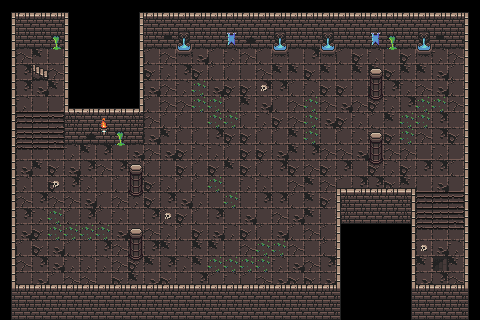

The image is a tile-based game level rendered from a .tmx file. Its description and source (layers, tilesets, objects; grid data summarised) follow:
An orthogonal 30x20 tile map with 16x16 px tiles, 3 tile layers (back, back_over, over) and 208 objects.

<map version="1.10" tiledversion="1.10.2" orientation="orthogonal" renderorder="right-down" width="30" height="20" tilewidth="16" tileheight="16" infinite="0" nextlayerid="5" nextobjectid="209">
 <tileset firstgid="1" name="tileset" tilewidth="16" tileheight="16" tilecount="2880" columns="64">
  <image source="tileset.png" width="1024" height="720" />
  <tile id="192">
   <animation>
    <frame tileid="192" duration="150" />
    <frame tileid="197" duration="150" />
    <frame tileid="198" duration="150" />
   </animation>
  </tile>
  <tile id="256">
   <animation>
    <frame tileid="256" duration="150" />
    <frame tileid="261" duration="150" />
    <frame tileid="262" duration="150" />
   </animation>
  </tile>
  <tile id="1508">
   <animation>
    <frame tileid="1508" duration="150" />
    <frame tileid="1509" duration="150" />
    <frame tileid="1510" duration="150" />
    <frame tileid="1511" duration="150" />
    <frame tileid="1512" duration="150" />
    <frame tileid="1513" duration="150" />
    <frame tileid="1514" duration="150" />
    <frame tileid="1515" duration="150" />
   </animation>
  </tile>
 </tileset>
 <layer id="1" name="back" width="30" height="20">
  <data>[600 cells, 389 non-empty, 28 distinct tile ids]</data>
 </layer>
 <layer id="2" name="back_over" width="30" height="20">
  <data>[600 cells, 15 non-empty, 6 distinct tile ids]</data>
 </layer>
 <layer id="3" name="over" width="30" height="20">
  <data>[600 cells, 207 non-empty, 17 distinct tile ids]</data>
 </layer>
 <objectgroup id="4" name="wall">
  <object id="1" x="64" y="0" width="16" height="16" />
  <object id="2" x="64" y="16" width="16" height="16" />
  <object id="3" x="48" y="0" width="16" height="16" />
  <object id="4" x="64" y="32" width="16" height="16" />
  <object id="5" x="48" y="16" width="16" height="16" />
  <object id="6" x="48" y="32" width="16" height="16" />
  <object id="7" x="32" y="0" width="16" height="16" />
  <object id="8" x="32" y="16" width="16" height="16" />
  <object id="9" x="16" y="0" width="16" height="16" />
  <object id="10" x="32" y="32" width="16" height="16" />
  <object id="11" x="16" y="16" width="16" height="16" />
  <object id="12" x="16" y="32" width="16" height="16" />
  <object id="13" x="0" y="0" width="16" height="16" />
  <object id="14" x="0" y="16" width="16" height="16" />
  <object id="15" x="0" y="32" width="16" height="16" />
  <object id="16" x="0" y="48" width="16" height="16" />
  <object id="17" x="0" y="64" width="16" height="16" />
  <object id="18" x="0" y="80" width="16" height="16" />
  <object id="19" x="0" y="96" width="16" height="16" />
  <object id="20" x="0" y="112" width="16" height="16" />
  <object id="21" x="0" y="128" width="16" height="16" />
  <object id="22" x="0" y="144" width="16" height="16" />
  <object id="23" x="0" y="160" width="16" height="16" />
  <object id="24" x="0" y="176" width="16" height="16" />
  <object id="25" x="0" y="192" width="16" height="16" />
  <object id="26" x="0" y="208" width="16" height="16" />
  <object id="27" x="0" y="224" width="16" height="16" />
  <object id="28" x="0" y="240" width="16" height="16" />
  <object id="29" x="0" y="256" width="16" height="16" />
  <object id="30" x="0" y="272" width="16" height="16" />
  <object id="31" x="0" y="288" width="16" height="16" />
  <object id="32" x="0" y="304" width="16" height="16" />
  <object id="33" x="16" y="288" width="16" height="16" />
  <object id="34" x="16" y="304" width="16" height="16" />
  <object id="35" x="32" y="288" width="16" height="16" />
  <object id="36" x="32" y="304" width="16" height="16" />
  <object id="37" x="48" y="288" width="16" height="16" />
  <object id="38" x="48" y="304" width="16" height="16" />
  <object id="39" x="64" y="288" width="16" height="16" />
  <object id="40" x="64" y="304" width="16" height="16" />
  <object id="41" x="80" y="288" width="16" height="16" />
  <object id="42" x="80" y="304" width="16" height="16" />
  <object id="43" x="96" y="288" width="16" height="16" />
  <object id="44" x="96" y="304" width="16" height="16" />
  <object id="45" x="112" y="288" width="16" height="16" />
  <object id="46" x="112" y="304" width="16" height="16" />
  <object id="47" x="128" y="288" width="16" height="16" />
  <object id="48" x="128" y="304" width="16" height="16" />
  <object id="49" x="144" y="288" width="16" height="16" />
  <object id="50" x="144" y="304" width="16" height="16" />
  <object id="51" x="160" y="288" width="16" height="16" />
  <object id="52" x="160" y="304" width="16" height="16" />
  <object id="53" x="176" y="288" width="16" height="16" />
  <object id="54" x="176" y="304" width="16" height="16" />
  <object id="55" x="192" y="288" width="16" height="16" />
  <object id="56" x="192" y="304" width="16" height="16" />
  <object id="57" x="208" y="288" width="16" height="16" />
  <object id="58" x="208" y="304" width="16" height="16" />
  <object id="59" x="224" y="288" width="16" height="16" />
  <object id="60" x="224" y="304" width="16" height="16" />
  <object id="61" x="240" y="288" width="16" height="16" />
  <object id="62" x="240" y="304" width="16" height="16" />
  <object id="63" x="256" y="288" width="16" height="16" />
  <object id="64" x="256" y="304" width="16" height="16" />
  <object id="65" x="272" y="288" width="16" height="16" />
  <object id="66" x="272" y="304" width="16" height="16" />
  <object id="67" x="288" y="288" width="16" height="16" />
  <object id="68" x="288" y="304" width="16" height="16" />
  <object id="69" x="304" y="288" width="16" height="16" />
  <object id="70" x="304" y="304" width="16" height="16" />
  <object id="71" x="320" y="288" width="16" height="16" />
  <object id="72" x="320" y="304" width="16" height="16" />
  <object id="73" x="336" y="288" width="16" height="16" />
  <object id="74" x="336" y="304" width="16" height="16" />
  <object id="75" x="336" y="256" width="16" height="16" />
  <object id="76" x="336" y="272" width="16" height="16" />
  <object id="77" x="336" y="224" width="16" height="16" />
  <object id="78" x="336" y="240" width="16" height="16" />
  <object id="79" x="336" y="192" width="16" height="16" />
  <object id="80" x="336" y="208" width="16" height="16" />
  <object id="81" x="352" y="192" width="16" height="16" />
  <object id="82" x="352" y="208" width="16" height="16" />
  <object id="83" x="368" y="192" width="16" height="16" />
  <object id="84" x="368" y="208" width="16" height="16" />
  <object id="85" x="384" y="192" width="16" height="16" />
  <object id="86" x="384" y="208" width="16" height="16" />
  <object id="87" x="400" y="192" width="16" height="16" />
  <object id="88" x="400" y="208" width="16" height="16" />
  <object id="89" x="400" y="224" width="16" height="16" />
  <object id="90" x="400" y="240" width="16" height="16" />
  <object id="91" x="400" y="256" width="16" height="16" />
  <object id="92" x="400" y="272" width="16" height="16" />
  <object id="93" x="400" y="288" width="16" height="16" />
  <object id="94" x="400" y="304" width="16" height="16" />
  <object id="95" x="416" y="288" width="16" height="16" />
  <object id="96" x="416" y="304" width="16" height="16" />
  <object id="97" x="432" y="288" width="16" height="16" />
  <object id="98" x="432" y="304" width="16" height="16" />
  <object id="99" x="448" y="288" width="16" height="16" />
  <object id="100" x="448" y="304" width="16" height="16" />
  <object id="101" x="464" y="288" width="16" height="16" />
  <object id="102" x="464" y="304" width="16" height="16" />
  <object id="103" x="464" y="256" width="16" height="16" />
  <object id="104" x="464" y="272" width="16" height="16" />
  <object id="105" x="464" y="224" width="16" height="16" />
  <object id="106" x="464" y="240" width="16" height="16" />
  <object id="107" x="464" y="192" width="16" height="16" />
  </objectgroup>
</map>
<!-- 101 of 208 objects omitted -->
